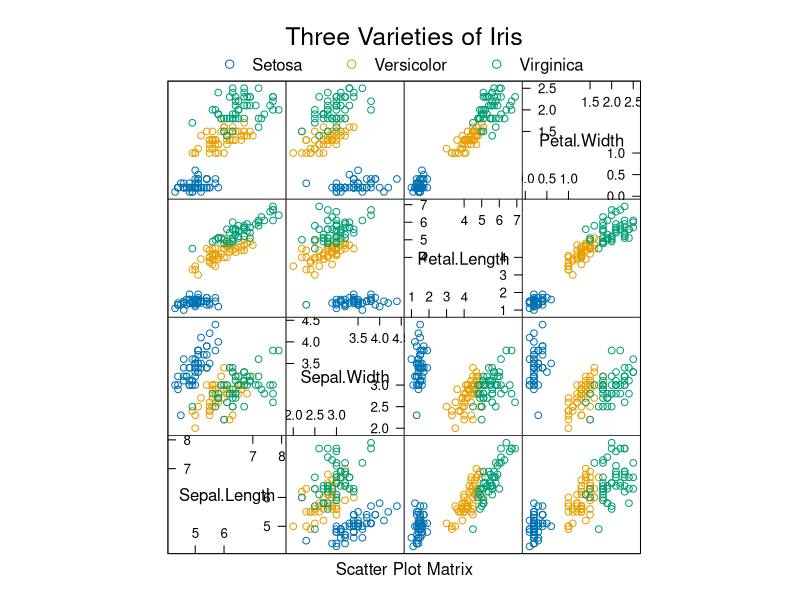
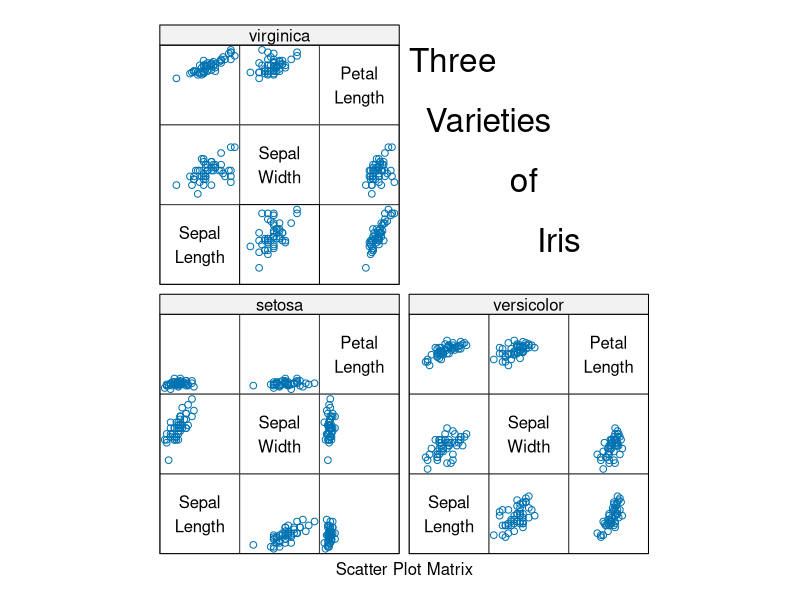
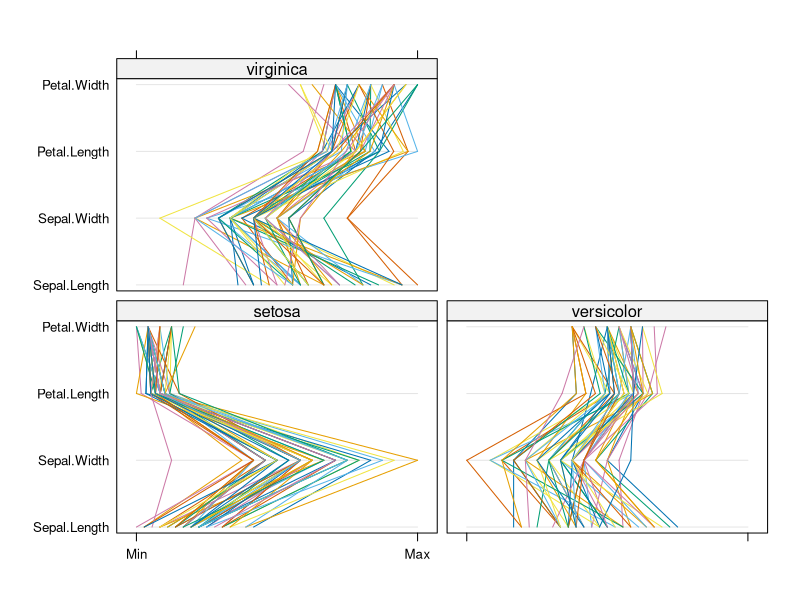
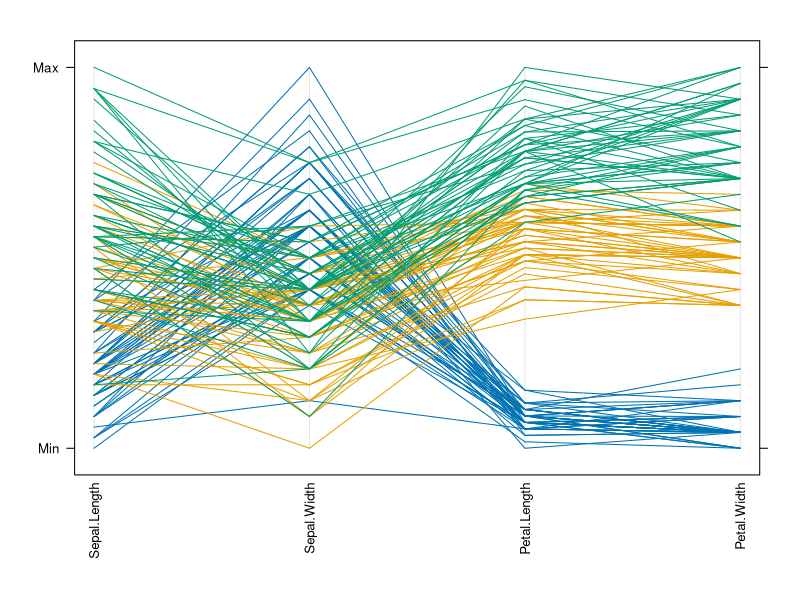

Source code (R) for these figures, in order:
install.packages("lattice")
require(lattice)
super.sym <- trellis.par.get("superpose.symbol")
splom(~iris[1:4], groups = Species, data = iris,
      panel = panel.superpose,
      key = list(title = "Three Varieties of Iris",
                 columns = 3, 
                 points = list(pch = super.sym$pch[1:3],
                 col = super.sym$col[1:3]),
                 text = list(c("Setosa", "Versicolor", "Virginica"))))
splom(~iris[1:3]|Species, data = iris, 
      layout=c(2,2), pscales = 0,
      varnames = c("Sepal\nLength", "Sepal\nWidth", "Petal\nLength"),
      page = function(...) {
          ltext(x = seq(.6, .8, length.out = 4), 
                y = seq(.9, .6, length.out = 4), 
                labels = c("Three", "Varieties", "of", "Iris"),
                cex = 2)
      })
parallelplot(~iris[1:4] | Species, iris) 
parallelplot(~iris[1:4], iris, groups = Species,
             horizontal.axis = FALSE, scales = list(x = list(rot = 90)))

